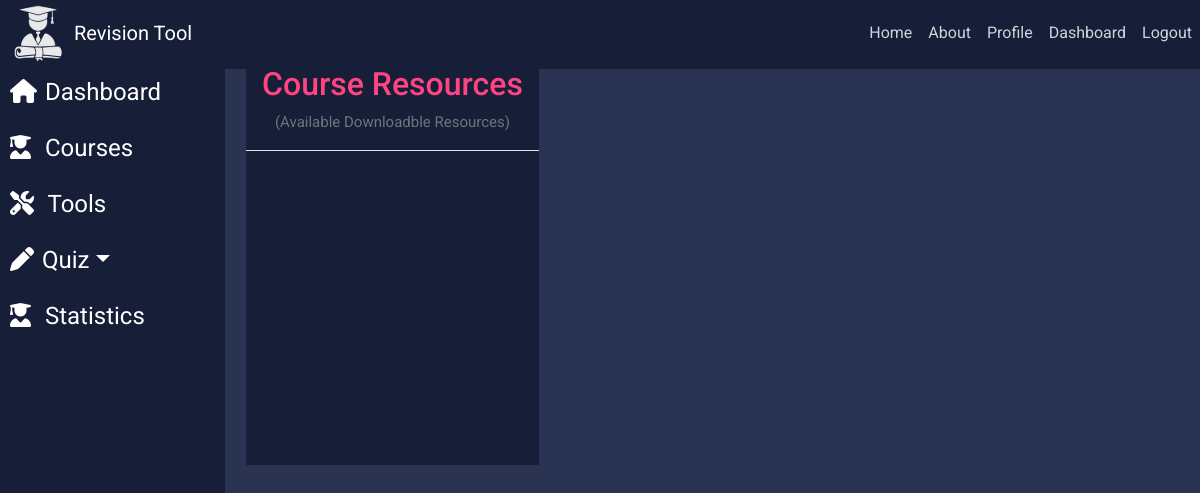
Before: /course/24/ (signed in) with the older database file.
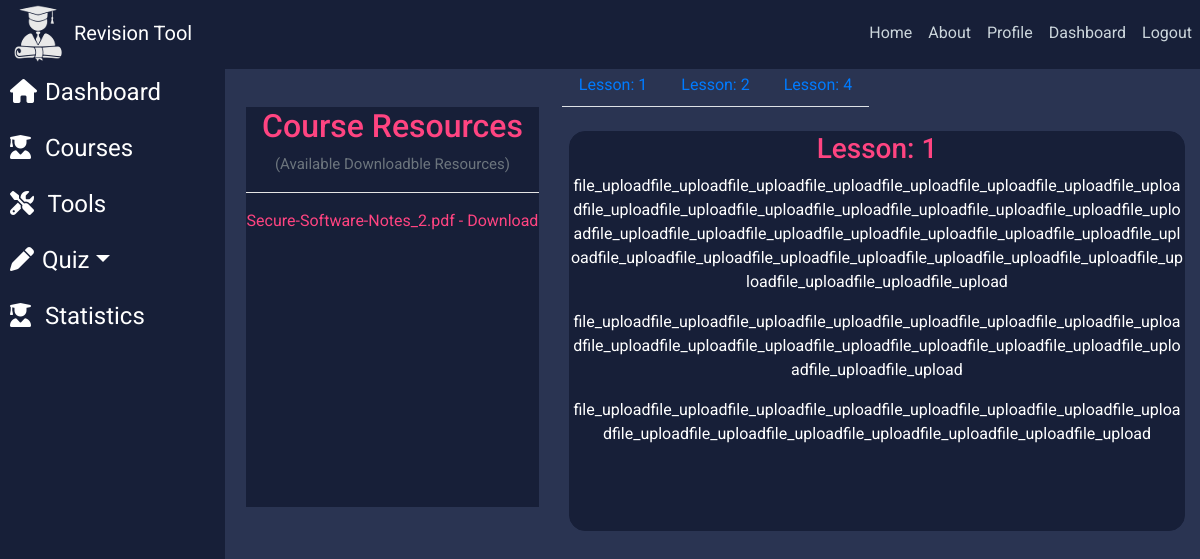
After: the same page with the newer database file.
### courses/models.py (models this page shows, shortened)
class Lesson(models.Model):
    course = models.ForeignKey(Course, on_delete=models.CASCADE)
    lesson = models.IntegerField(default=1)
    all_the_content = models.CharField(max_length=1500)
    additional_content_1 = models.CharField(max_length=1500, blank=True, default='', null=True)
    additional_content_2 = models.CharField(max_length=1500, blank=True, default='', null=True)
    file_upload = models.FileField(null=True, blank=True)
    file_upload_1 = models.FileField(null=True, blank=True)
    file_upload_2 = models.FileField(null=True, blank=True)
    file_upload_3 = models.FileField(null=True, blank=True)
    class Meta:
        verbose_name_plural = "Lesson"

### courses/views.py (the view)
# urls.py: url(r'course/(?P<course_pk>[\w|\W]+)/$', views.view_specific_course, name='view-this-course'),
@login_required
def view_specific_course(request, course_pk):
    get_all_lessons = Lesson.objects.filter(course=course_pk)
    args ={
        "all_lessons": get_all_lessons
    }
    return render(request, 'courses/course_view.html', args)

### courses/templates/courses/course_view.html (shortened to what this page needs)
{% extends "dashboard/base.html" %}
{% block content %}
<div class="row justify-content-center">
    <div id="default-tabs">
        <ul class="nav nav-tabs">
            {% for lesson in all_lessons %}
            <li id="{{lesson.lesson}}" class="nav-link tabss"><a role="tab" data-toggle="tab" href="#lesson{{lesson.lesson}}">Lesson: {{lesson.lesson}} </a> </li>
            {% endfor %}
        </ul>
    </div>
</div>
<div class="row ">
    <div class="col-sm-4">
        <div class="course-sect">
            <h2 class="text-center mod-title">Course Resources</h2>
            <legend style="font-size: 15px !important;" class="text-muted text-center">(Available Downloadble Resources)</legend><hr style=" background-color: white !important;">
            {% for lesson in all_lessons %}
                {% if lesson.file_upload %}
                <a href="{{lesson.file_upload.url}}" download><p class="text-center mod-title">{{lesson.file_upload}} - Download</p></a>
                {% endif %}
            {% endfor %}
        </div>
    </div>
    <div class="col-sm-8 mt-4">
        <div class="tab-content">
            {% for lesson in all_lessons %}
            <div class="tab-pane text-center" id ="lesson{{lesson.lesson}}">
                <div class = "text-center mr-0 course-sect-main text-white ">
                    <h3 class="text-center mod-title">Lesson: {{lesson.lesson}}</h3>
                    <p class="wordwrap text-center">{{lesson.all_the_content}}</p>
                    <p class="wordwrap text-center">{{lesson.additional_content_1}}</p>
                    <p class="wordwrap text-center">{{lesson.additional_content_2}}</p>
                </div>
            </div>
            {% endfor %}
        </div>
    </div>
</div>
{% endblock content %}

### dashboard/templates/dashboard/base.html (shortened to what this page needs)
{% load static %}
<!DOCTYPE html>
<html lang="en">
<head>
    <link rel="stylesheet" href="https://maxcdn.bootstrapcdn.com/bootstrap/4.0.0/css/bootstrap.min.css">
    <link rel="stylesheet" type="text/css" href="{% static 'blog/main.css' %}">
    <link rel="stylesheet" href="https://cdnjs.cloudflare.com/ajax/libs/animate.css/3.7.2/animate.min.css">
</head>
<body>
 <header class="site-header">
    <nav class="navbar navbar-expand-lg fixed-top pb-1">
        <div class="container-fluid p-0">
            <img class="pr-1" id="logo" src="/media/logo.png" alt="logo">
            <a style="color: #FFFF" class="navbar-brand mr-3 head-title" href="{% url 'blog-home' %}">Revision Tool</a>
            <div class="collapse navbar-collapse text-center" id="navbarToggle">
                <div class="navbar-nav ml-auto">
                    <a class="nav-item nav-link" href="{% url 'blog-home' %}">Home</a>
                    <a class="nav-item nav-link" href="{% url 'blog-about' %}">About</a>
                </div>
                <div class="navbar-nav">
                    {% if user.is_authenticated %}
                    <a class="nav-item nav-link" href="{%url 'profile'%}">Profile</a>
                    <a class="nav-item nav-link" href="{%url 'dashboard-home'%}">Dashboard</a>
                    <a class="nav-item nav-link" href="{%url 'logout'%}">Logout</a>
                    {% else %}
                      <a class="nav-item nav-link" href="{%url 'login'%}">Login</a>
                      <a class="nav-item nav-link" href="{%url 'register'%}">Register</a>
                    {% endif %}
                </div>
            </div>
        </div>
    </nav>
  </header>
  {% if user.is_authenticated %}
  <div class="container-fluid pl-0">
    <div class="side-nav" id="side-nav-toggle">
        <ul>
          <li>
            <a href="{%url 'dashboard-home'%}">
            <span><i class="fas fa-home pr-2"></i>Dashboard</span>
            </a>
          </li>
          <li>
            <a href="{%url 'course-landing' %}">
              <span><i class="fas fa-user-graduate pr-2"></i></span>
              <span>Courses</span>
            </a>
        </li>
          <li>
          <a href="#">
          <span><i class="fas fa-tools pr-2"></i></span>
          <span>Tools</span>
          </a>
              </li>
              <li class="nav-item dropdown">
                  <a class="nav-link dropdown-toggle p-0 m-0" data-toggle="dropdown" href="#" role="button" aria-haspopup="true" aria-expanded="false"><span><i class="fas fa-pen pr-2"></i></span>Quiz</a>
                </li>
              <li>
                  <a href="{% url 'stats-home' %}">
                    <span><i class="fas fa-user-graduate pr-2"></i></span>
                    <span>Statistics</span>
                  </a>
              </li>
            </ul>
        </div>
        {% endif %}
        <div class="main-content">
            {% block content %}{% endblock %}
        </div>
  </div>
</body>
</html>

### blog/static/blog/main.css (style rules this page uses)
body { background-color: #2A3452; color: #333333; margin-top: 4rem; font-family: 'Roboto', sans-serif; color: #fff; }
ul { margin: 0; }
.site-header .navbar-nav .nav-link { color: #cbd5db; }
.wordwrap { white-space: pre-wrap; white-space: -moz-pre-wrap; white-space: -pre-wrap; white-space: -o-pre-wrap; word-wrap: break-word; }
.mod-title { color: #FF4481 !important; }
nav { background-color: #171F38 !important; padding: 0 !important; }
.side-nav ul { padding: 0; }
.side-nav ul li { padding: 10px 10px; list-style-type: none; }
.side-nav { position: fixed; float: left; width: 225px; min-height: 100vh; background-color: #171F38; text-decoration: none; margin-right: 0; }
.side-nav ul li a { color: #FFFF; text-decoration: none !important; margin-top: 15px; font-size: 24px; }
.side-nav ul li a i { color: #FFF; text-align: center; }
#logo { padding-right: 17px; padding-left: 5px; }
.course-sect { height: 50vh !important; color: #FF4481; background-color: #171F38 !important; overflow-y: hidden; }
.course-sect-main { height: 50vh !important; color: #FF4481; background-color: #171F38 !important; overflow-y: auto; border: 1px solid #171F38 !important; border-radius: 1rem; }
.main-content { padding-left: 246px; }

Changed rows visible on the page:
added Lesson: lesson "1", all_the_content "file_uploadfile_uploadfile_uploadfile_uploadfile_uploadfile_uploadfile_uploadfile_uploadfile_uploadfile_uploadfile_uploadfile_uploadfile_uploadfile_uploadfile_uploadfile_uploadfile_uploadfile_uploadfile_uploadfile_uploadfile_uploadfile_uploadfile_uploadfile_uploadfile_uploadfile_uploadfile_uploadfile_uploadfile_uploadfile_uploadfile_uploadfile_uploadfile_uploadfile_uploadfile_upload", additional_content_1 "file_uploadfile_uploadfile_uploadfile_uploadfile_uploadfile_uploadfile_uploadfile_uploadfile_uploadfile_uploadfile_uploadfile_uploadfile_uploadfile_uploadfile_uploadfile_uploadfile_uploadfile_upload", additional_content_2 "file_uploadfile_uploadfile_uploadfile_uploadfile_uploadfile_uploadfile_uploadfile_uploadfile_uploadfile_uploadfile_uploadfile_uploadfile_uploadfile_uploadfile_upload"
added Lesson: lesson "2"
added Lesson: lesson "4", file_upload "Secure-Software-Notes_2.pdf"
